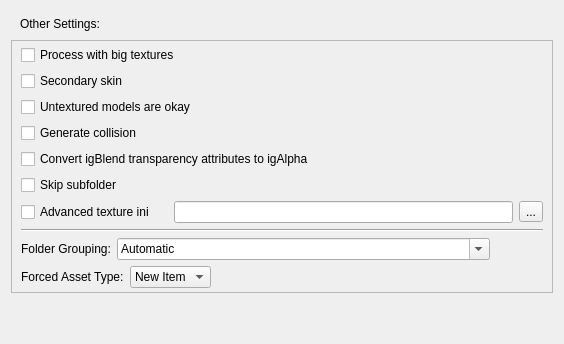
         <widget class="QWidget" name="tab_4">
          <attribute name="title">
           <string>Other</string>
          </attribute>
          <layout class="QVBoxLayout" name="verticalLayout_8">
           <item>
            <widget class="QFrame" name="frame_18">
             <property name="frameShape">
              <enum>QFrame::Shape::NoFrame</enum>
             </property>
             <property name="frameShadow">
              <enum>QFrame::Shadow::Raised</enum>
             </property>
             <layout class="QHBoxLayout" name="horizontalLayout_13">
              <property name="topMargin">
               <number>3</number>
              </property>
              <property name="bottomMargin">
               <number>0</number>
              </property>
              <item>
               <widget class="QLabel" name="label_18">
                <property name="text">
                 <string>Other Settings:</string>
                </property>
               </widget>
              </item>
              <item>
               <widget class="QLabel" name="label_19">
                <property name="toolTip">
                 <string>&lt;html&gt;&lt;head/&gt;&lt;body&gt;&lt;p&gt;Additional settings that control the output.&lt;/p&gt;&lt;/body&gt;&lt;/html&gt;</string>
                </property>
                <property name="text">
                 <string/>
                </property>
                <property name="pixmap">
                 <pixmap resource="ui_resources.qrc">:/ui/info_icon.png</pixmap>
                </property>
               </widget>
              </item>
              <item>
               <spacer name="horizontalSpacer_8">
                <property name="orientation">
                 <enum>Qt::Orientation::Horizontal</enum>
                </property>
                <property name="sizeHint" stdset="0">
                 <size>
                  <width>40</width>
                  <height>20</height>
                 </size>
                </property>
               </spacer>
              </item>
             </layout>
            </widget>
           </item>
           <item>
            <widget class="QFrame" name="frame_19">
             <property name="frameShape">
              <enum>QFrame::Shape::StyledPanel</enum>
             </property>
             <property name="frameShadow">
              <enum>QFrame::Shadow::Raised</enum>
             </property>
             <layout class="QVBoxLayout" name="verticalLayout_12">
              <property name="spacing">
               <number>6</number>
              </property>
              <property name="topMargin">
               <number>4</number>
              </property>
              <property name="bottomMargin">
               <number>4</number>
              </property>
              <item>
               <widget class="QFrame" name="frame_20">
                <property name="frameShape">
                 <enum>QFrame::Shape::NoFrame</enum>
                </property>
                <property name="frameShadow">
                 <enum>QFrame::Shadow::Raised</enum>
                </property>
                <layout class="QHBoxLayout" name="horizontalLayout_14">
                 <property name="spacing">
                  <number>6</number>
                 </property>
                 <property name="leftMargin">
                  <number>0</number>
                 </property>
                 <property name="topMargin">
                  <number>0</number>
                 </property>
                 <property name="rightMargin">
                  <number>0</number>
                 </property>
                 <property name="bottomMargin">
                  <number>0</number>
                 </property>
                 <item>
                  <widget class="QCheckBox" name="checkBox_14">
                   <property name="text">
                    <string>Process with big textures</string>
                   </property>
                  </widget>
                 </item>
                 <item>
                  <widget class="QLabel" name="label_20">
                   <property name="toolTip">
                    <string>&lt;html&gt;&lt;head/&gt;&lt;body&gt;&lt;p&gt;If oversized textures should preserve their original size on weaker consoles (GameCube, PS2, PSP). This is ignored for 2D assets.&lt;/p&gt;&lt;p&gt;This is recomended for large characters like Galactus/Ymir or for specific assets like maps, where it will preserve the original texture size for XML1, XML2, and MUA1 PS2 and only cut it in half for GameCube, PSP, and MUA2 PS2. Otherwise, it should be turned off, and the textures will be scaled to the maximum recommended size for that console. &lt;/p&gt;&lt;/body&gt;&lt;/html&gt;</string>
                   </property>
                   <property name="text">
                    <string/>
                   </property>
                   <property name="pixmap">
                    <pixmap resource="ui_resources.qrc">:/ui/info_icon.png</pixmap>
                   </property>
                  </widget>
                 </item>
                 <item>
                  <spacer name="horizontalSpacer_9">
                   <property name="orientation">
                    <enum>Qt::Orientation::Horizontal</enum>
                   </property>
                   <property name="sizeHint" stdset="0">
                    <size>
                     <width>40</width>
                     <height>20</height>
                    </size>
                   </property>
                  </spacer>
                 </item>
                </layout>
               </widget>
              </item>
              <item>
               <widget class="QFrame" name="frame_21">
                <property name="toolTip">
                 <string>&lt;html&gt;&lt;head/&gt;&lt;body&gt;&lt;p&gt;If this is a secondary skin (like Human Torch's flame on skin), which should have its texture size cut in half on weaker consoles (GameCube, PS2, and PSP). This setting only applies to Skins. For XML1/XML2/MUA1 PS2, this setting also applies to Other models, which are sometimes the same resolution as the more powerful consoles, but sometimes they are the same as the weaker consoles.&lt;/p&gt;&lt;/body&gt;&lt;/html&gt;</string>
                </property>
                <property name="frameShape">
                 <enum>QFrame::Shape::NoFrame</enum>
                </property>
                <property name="frameShadow">
                 <enum>QFrame::Shadow::Raised</enum>
                </property>
                <layout class="QHBoxLayout" name="horizontalLayout_15">
                 <property name="leftMargin">
                  <number>0</number>
                 </property>
                 <property name="topMargin">
                  <number>0</number>
                 </property>
                 <property name="rightMargin">
                  <number>0</number>
                 </property>
                 <property name="bottomMargin">
                  <number>0</number>
                 </property>
                 <item>
                  <widget class="QCheckBox" name="checkBox_15">
                   <property name="text">
                    <string>Secondary skin</string>
                   </property>
                  </widget>
                 </item>
                 <item>
                  <widget class="QLabel" name="label_21">
                   <property name="text">
                    <string/>
                   </property>
                   <property name="pixmap">
                    <pixmap resource="ui_resources.qrc">:/ui/info_icon.png</pixmap>
                   </property>
                  </widget>
                 </item>
                 <item>
                  <spacer name="horizontalSpacer_10">
                   <property name="orientation">
                    <enum>Qt::Orientation::Horizontal</enum>
                   </property>
                   <property name="sizeHint" stdset="0">
                    <size>
                     <width>40</width>
                     <height>20</height>
                    </size>
                   </property>
                  </spacer>
                 </item>
                </layout>
               </widget>
              </item>
              <item>
               <widget class="QFrame" name="frame_29">
                <property name="frameShape">
                 <enum>QFrame::Shape::NoFrame</enum>
                </property>
                <property name="frameShadow">
                 <enum>QFrame::Shadow::Raised</enum>
                </property>
                <layout class="QHBoxLayout" name="horizontalLayout_16">
                 <property name="leftMargin">
                  <number>0</number>
                 </property>
                 <property name="topMargin">
                  <number>0</number>
                 </property>
                 <property name="rightMargin">
                  <number>0</number>
                 </property>
                 <property name="bottomMargin">
                  <number>0</number>
                 </property>
                 <item>
                  <widget class="QCheckBox" name="checkBox_16">
                   <property name="text">
                    <string>Untextured models are okay</string>
                   </property>
                  </widget>
                 </item>
                 <item>
                  <widget class="QLabel" name="label_22">
                   <property name="toolTip">
                    <string>&lt;html&gt;&lt;head/&gt;&lt;body&gt;&lt;p&gt;Whether untextured models can be processed. Only applies to 3D assets, as 2D assets always need a texture.&lt;/p&gt;&lt;/body&gt;&lt;/html&gt;</string>
                   </property>
                   <property name="text">
                    <string/>
                   </property>
                   <property name="pixmap">
                    <pixmap resource="ui_resources.qrc">:/ui/info_icon.png</pixmap>
                   </property>
                  </widget>
                 </item>
                 <item>
                  <spacer name="horizontalSpacer_12">
                   <property name="orientation">
                    <enum>Qt::Orientation::Horizontal</enum>
                   </property>
                   <property name="sizeHint" stdset="0">
                    <size>
                     <width>40</width>
                     <height>20</height>
                    </size>
                   </property>
                  </spacer>
                 </item>
                </layout>
               </widget>
              </item>
              <item>
               <widget class="QFrame" name="frame_30">
                <property name="frameShape">
                 <enum>QFrame::Shape::NoFrame</enum>
                </property>
                <property name="frameShadow">
                 <enum>QFrame::Shadow::Raised</enum>
                </property>
                <layout class="QHBoxLayout" name="horizontalLayout_17">
                 <property name="leftMargin">
                  <number>0</number>
                 </property>
                 <property name="topMargin">
                  <number>0</number>
                 </property>
                 <property name="rightMargin">
                  <number>0</number>
                 </property>
                 <property name="bottomMargin">
                  <number>0</number>
                 </property>
                 <item>
                  <widget class="QCheckBox" name="checkBox_17">
                   <property name="text">
                    <string>Generate collision</string>
                   </property>
                  </widget>
                 </item>
                 <item>
                  <widget class="QLabel" name="label_23">
                   <property name="toolTip">
                    <string>&lt;html&gt;&lt;head/&gt;&lt;body&gt;&lt;p&gt;If collision should be generated with the Alchemy 3.2 &amp;quot;igCollideHullRaven&amp;quot; optimization. This setting only applies to Other models and is only recommended for maps and map models.&lt;/p&gt;&lt;/body&gt;&lt;/html&gt;</string>
                   </property>
                   <property name="text">
                    <string/>
                   </property>
                   <property name="pixmap">
                    <pixmap resource="ui_resources.qrc">:/ui/info_icon.png</pixmap>
                   </property>
                  </widget>
                 </item>
                 <item>
                  <spacer name="horizontalSpacer_13">
                   <property name="orientation">
                    <enum>Qt::Orientation::Horizontal</enum>
                   </property>
                   <property name="sizeHint" stdset="0">
                    <size>
                     <width>40</width>
                     <height>20</height>
                    </size>
                   </property>
                  </spacer>
                 </item>
                </layout>
               </widget>
              </item>
              <item>
               <widget class="QFrame" name="frame_31">
                <property name="frameShape">
                 <enum>QFrame::Shape::NoFrame</enum>
                </property>
                <property name="frameShadow">
                 <enum>QFrame::Shadow::Raised</enum>
                </property>
                <layout class="QHBoxLayout" name="horizontalLayout_18">
                 <property name="leftMargin">
                  <number>0</number>
                 </property>
                 <property name="topMargin">
                  <number>0</number>
                 </property>
                 <property name="rightMargin">
                  <number>0</number>
                 </property>
                 <property name="bottomMargin">
                  <number>0</number>
                 </property>
                 <item>
                  <widget class="QCheckBox" name="checkBox_18">
                   <property name="text">
                    <string>Convert igBlend transparency attributes to igAlpha</string>
                   </property>
                  </widget>
                 </item>
                 <item>
                  <widget class="QLabel" name="label_24">
                   <property name="toolTip">
                    <string>&lt;html&gt;&lt;head/&gt;&lt;body&gt;&lt;p&gt;If igBlendFunctionAttr should be hex edited to igAlphaFunctionAttr and igBlendStateAttr should be hex edited to igAlphaStateAttr to allow transparent textures to appear correctly.&lt;/p&gt;&lt;/body&gt;&lt;/html&gt;</string>
                   </property>
                   <property name="text">
                    <string/>
                   </property>
                   <property name="pixmap">
                    <pixmap resource="ui_resources.qrc">:/ui/info_icon.png</pixmap>
                   </property>
                  </widget>
                 </item>
                 <item>
                  <spacer name="horizontalSpacer_14">
                   <property name="orientation">
                    <enum>Qt::Orientation::Horizontal</enum>
                   </property>
                   <property name="sizeHint" stdset="0">
                    <size>
                     <width>40</width>
                     <height>20</height>
                    </size>
                   </property>
                  </spacer>
                 </item>
                </layout>
               </widget>
              </item>
              <item>
               <widget class="QFrame" name="frame_32">
                <property name="frameShape">
                 <enum>QFrame::Shape::NoFrame</enum>
                </property>
                <property name="frameShadow">
                 <enum>QFrame::Shadow::Raised</enum>
                </property>
                <layout class="QHBoxLayout" name="horizontalLayout_19">
                 <property name="leftMargin">
                  <number>0</number>
                 </property>
                 <property name="topMargin">
                  <number>0</number>
                 </property>
                 <property name="rightMargin">
                  <number>0</number>
                 </property>
                 <property name="bottomMargin">
                  <number>0</number>
                 </property>
                 <item>
                  <widget class="QCheckBox" name="checkBox_19">
                   <property name="text">
                    <string>Skip subfolder</string>
                   </property>
                  </widget>
                 </item>
                 <item>
                  <widget class="QLabel" name="label_25">
                   <property name="toolTip">
                    <string>&lt;html&gt;&lt;head/&gt;&lt;body&gt;&lt;p&gt;If the console-specific sub-folder should be skipped when exporting the assets, and the asset will just be exported directly to the chosen export directory. This is only recommended if you are exporting for one game/console.&lt;/p&gt;&lt;/body&gt;&lt;/html&gt;</string>
                   </property>
                   <property name="text">
                    <string/>
                   </property>
                   <property name="pixmap">
                    <pixmap resource="ui_resources.qrc">:/ui/info_icon.png</pixmap>
                   </property>
                  </widget>
                 </item>
                 <item>
                  <spacer name="horizontalSpacer_15">
                   <property name="orientation">
                    <enum>Qt::Orientation::Horizontal</enum>
                   </property>
                   <property name="sizeHint" stdset="0">
                    <size>
                     <width>40</width>
                     <height>20</height>
                    </size>
                   </property>
                  </spacer>
                 </item>
                </layout>
               </widget>
              </item>
              <item>
               <widget class="QFrame" name="frame_34">
                <property name="frameShape">
                 <enum>QFrame::Shape::NoFrame</enum>
                </property>
                <property name="frameShadow">
                 <enum>QFrame::Shadow::Raised</enum>
                </property>
                <layout class="QHBoxLayout" name="horizontalLayout_28">
                 <property name="leftMargin">
                  <number>0</number>
                 </property>
                 <property name="topMargin">
                  <number>0</number>
                 </property>
                 <property name="rightMargin">
                  <number>0</number>
                 </property>
                 <property name="bottomMargin">
                  <number>0</number>
                 </property>
                 <item>
                  <widget class="QCheckBox" name="checkBox_20">
                   <property name="text">
                    <string>Advanced texture ini</string>
                   </property>
                  </widget>
                 </item>
                 <item>
                  <widget class="QLabel" name="label_38">
                   <property name="toolTip">
                    <string>&lt;html&gt;&lt;head/&gt;&lt;body&gt;&lt;p&gt;If an ini file for advanced textures should be used. If an advanced texture ini file is used, the asset will only be exported for MUA1 PC, Steam, PS3, and Xbox 360. This only works with 3D assets.&lt;/p&gt;&lt;/body&gt;&lt;/html&gt;</string>
                   </property>
                   <property name="text">
                    <string/>
                   </property>
                   <property name="pixmap">
                    <pixmap resource="ui_resources.qrc">:/ui/info_icon.png</pixmap>
                   </property>
                  </widget>
                 </item>
                 <item>
                  <widget class="QLineEdit" name="lineEdit_9">
                   <property name="layoutDirection">
                    <enum>Qt::LayoutDirection::RightToLeft</enum>
                   </property>
                  </widget>
                 </item>
                 <item>
                  <widget class="QToolButton" name="toolButton_4">
                   <property name="text">
                    <string>...</string>
                   </property>
                   <property name="icon">
                    <iconset theme="QIcon::ThemeIcon::DocumentOpen"/>
                   </property>
                  </widget>
                 </item>
                </layout>
               </widget>
              </item>
              <item>
               <widget class="Line" name="line_2">
                <property name="orientation">
                 <enum>Qt::Orientation::Horizontal</enum>
                </property>
               </widget>
              </item>
              <item>
               <widget class="QFrame" name="frame_33">
                <property name="frameShape">
                 <enum>QFrame::Shape::NoFrame</enum>
                </property>
                <property name="frameShadow">
                 <enum>QFrame::Shadow::Raised</enum>
                </property>
                <layout class="QHBoxLayout" name="horizontalLayout_26">
                 <property name="leftMargin">
                  <number>0</number>
                 </property>
                 <property name="topMargin">
                  <number>0</number>
                 </property>
                 <property name="rightMargin">
                  <number>0</number>
                 </property>
                 <property name="bottomMargin">
                  <number>0</number>
                 </property>
                 <item>
                  <widget class="QLabel" name="label_26">
                   <property name="text">
                    <string>Folder Grouping:</string>
                   </property>
                  </widget>
                 </item>
                 <item>
                  <widget class="QComboBox" name="comboBox">
                   <property name="editable">
                    <bool>true</bool>
                   </property>
                   <property name="sizeAdjustPolicy">
                    <enum>QComboBox::SizeAdjustPolicy::AdjustToContents</enum>
                   </property>
                   <item>
                    <property name="text">
                     <string>Automatic</string>
                    </property>
                   </item>
                   <item>
                    <property name="text">
                     <string>Advanced Texture Folders (PC with Xbox 360, Steam with PS3)</string>
                    </property>
                   </item>
                   <item>
                    <property name="text">
                     <string>Advanced Texture Folders (PC with PS3, Steam with Xbox 360)</string>
                    </property>
                   </item>
                  </widget>
                 </item>
                 <item>
                  <widget class="QLabel" name="label_35">
                   <property name="toolTip">
                    <string>&lt;html&gt;&lt;head/&gt;&lt;body&gt;&lt;p&gt;If folders for certain consoles should be grouped together. &lt;/p&gt;&lt;/body&gt;&lt;/html&gt;</string>
                   </property>
                   <property name="text">
                    <string/>
                   </property>
                   <property name="pixmap">
                    <pixmap resource="ui_resources.qrc">:/ui/info_icon.png</pixmap>
                   </property>
                  </widget>
                 </item>
                 <item>
                  <spacer name="horizontalSpacer_17">
                   <property name="orientation">
                    <enum>Qt::Orientation::Horizontal</enum>
                   </property>
                   <property name="sizeHint" stdset="0">
                    <size>
                     <width>40</width>
                     <height>20</height>
                    </size>
                   </property>
                  </spacer>
                 </item>
                </layout>
               </widget>
              </item>
              <item>
               <widget class="QFrame" name="frame_35">
                <property name="frameShape">
                 <enum>QFrame::Shape::NoFrame</enum>
                </property>
                <property name="frameShadow">
                 <enum>QFrame::Shadow::Raised</enum>
                </property>
                <layout class="QHBoxLayout" name="horizontalLayout_27">
                 <property name="leftMargin">
                  <number>0</number>
                 </property>
                 <property name="topMargin">
                  <number>0</number>
                 </property>
                 <property name="rightMargin">
                  <number>0</number>
                 </property>
                 <property name="bottomMargin">
                  <number>0</number>
                 </property>
                 <item>
                  <widget class="QLabel" name="label_36">
                   <property name="text">
                    <string>Forced Asset Type:</string>
                   </property>
                  </widget>
                 </item>
                 <item>
                  <widget class="QComboBox" name="comboBox_forced_assets">
                   <property name="sizePolicy">
                    <sizepolicy hsizetype="Preferred" vsizetype="Fixed">
                     <horstretch>0</horstretch>
                     <verstretch>0</verstretch>
                    </sizepolicy>
                   </property>
                   <property name="sizeAdjustPolicy">
                    <enum>QComboBox::SizeAdjustPolicy::AdjustToContents</enum>
                   </property>
                   <item>
                    <property name="text">
                     <string>New Item</string>
                    </property>
                   </item>
                  </widget>
                 </item>
                 <item>
                  <widget class="QLabel" name="label_37">
                   <property name="toolTip">
                    <string>&lt;html&gt;&lt;head/&gt;&lt;body&gt;&lt;p&gt;If a specific asset type should be forced, regardless of file name.&lt;/p&gt;&lt;/body&gt;&lt;/html&gt;</string>
                   </property>
                   <property name="text">
                    <string/>
                   </property>
                   <property name="pixmap">
                    <pixmap resource="ui_resources.qrc">:/ui/info_icon.png</pixmap>
                   </property>
                  </widget>
                 </item>
                 <item>
                  <spacer name="horizontalSpacer_18">
                   <property name="orientation">
                    <enum>Qt::Orientation::Horizontal</enum>
                   </property>
                   <property name="sizeHint" stdset="0">
                    <size>
                     <width>40</width>
                     <height>20</height>
                    </size>
                   </property>
                  </spacer>
                 </item>
                </layout>
               </widget>
              </item>
             </layout>
            </widget>
           </item>
           <item>
            <spacer name="verticalSpacer_4">
             <property name="orientation">
              <enum>Qt::Orientation::Vertical</enum>
             </property>
             <property name="sizeHint" stdset="0">
              <size>
               <width>20</width>
               <height>40</height>
              </size>
             </property>
            </spacer>
           </item>
          </layout>
         </widget>
